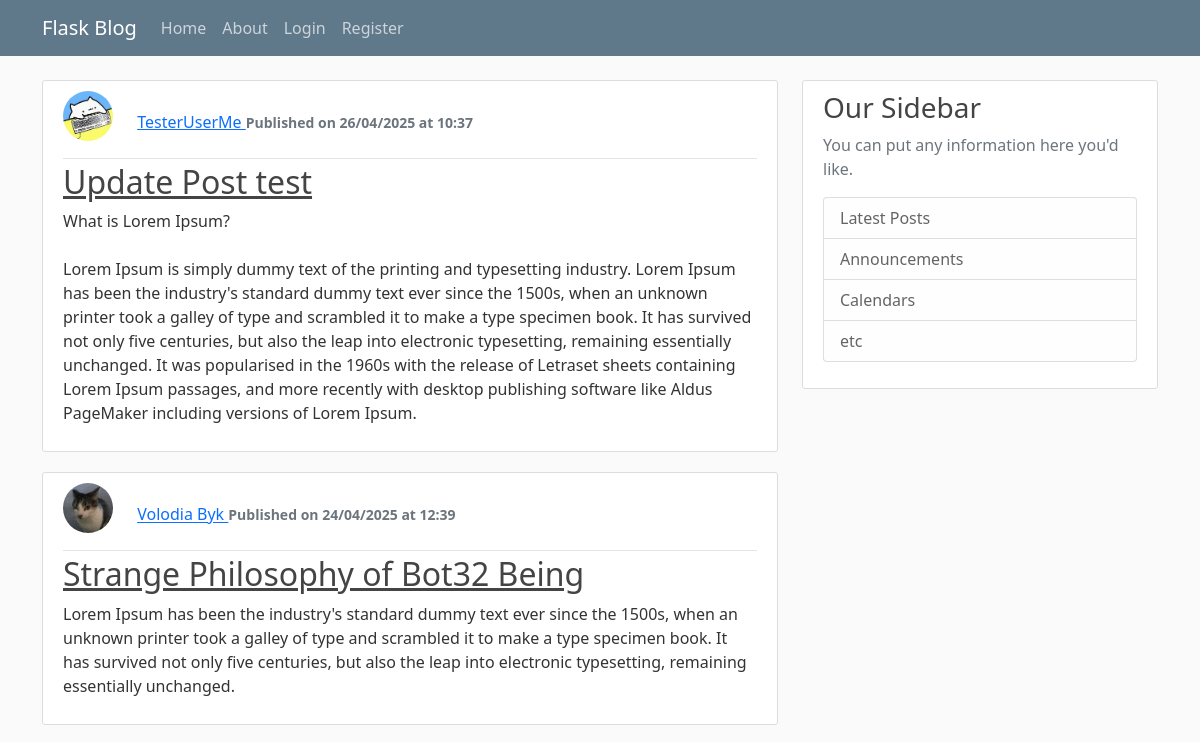
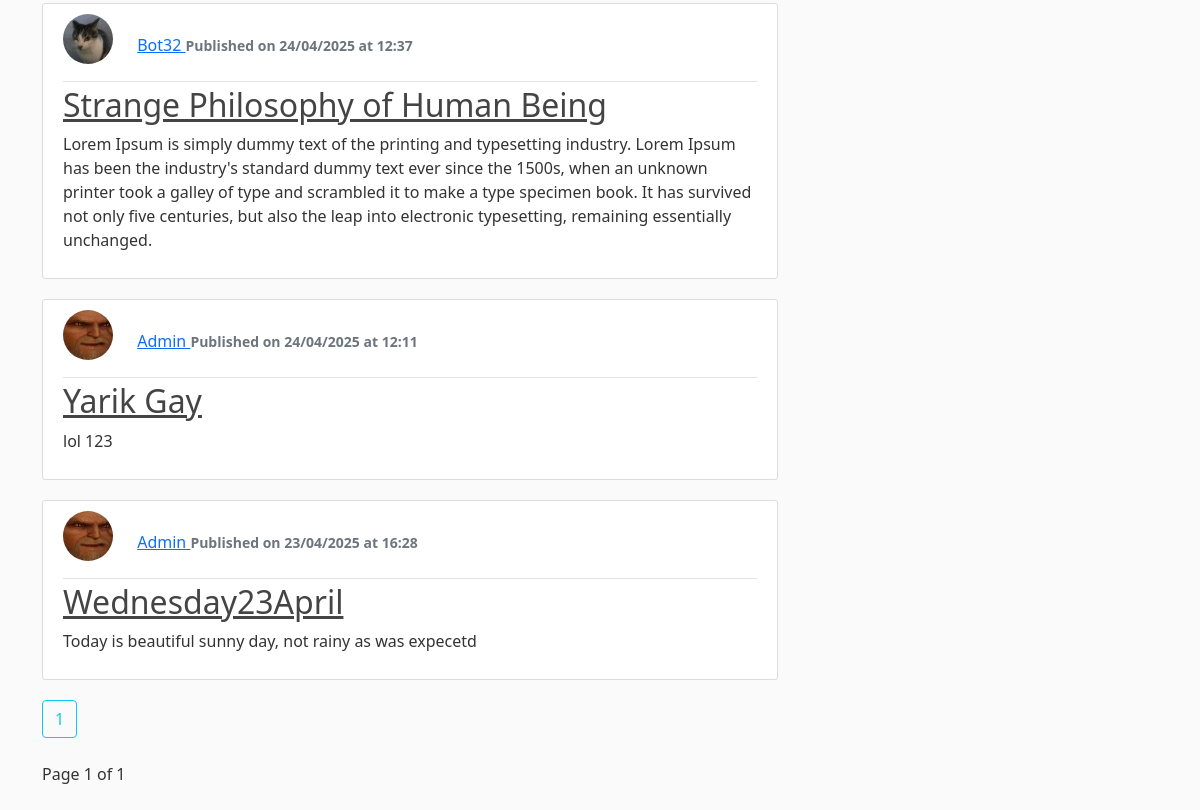
Page /home on the earlier database version (2 pictures, top to bottom).
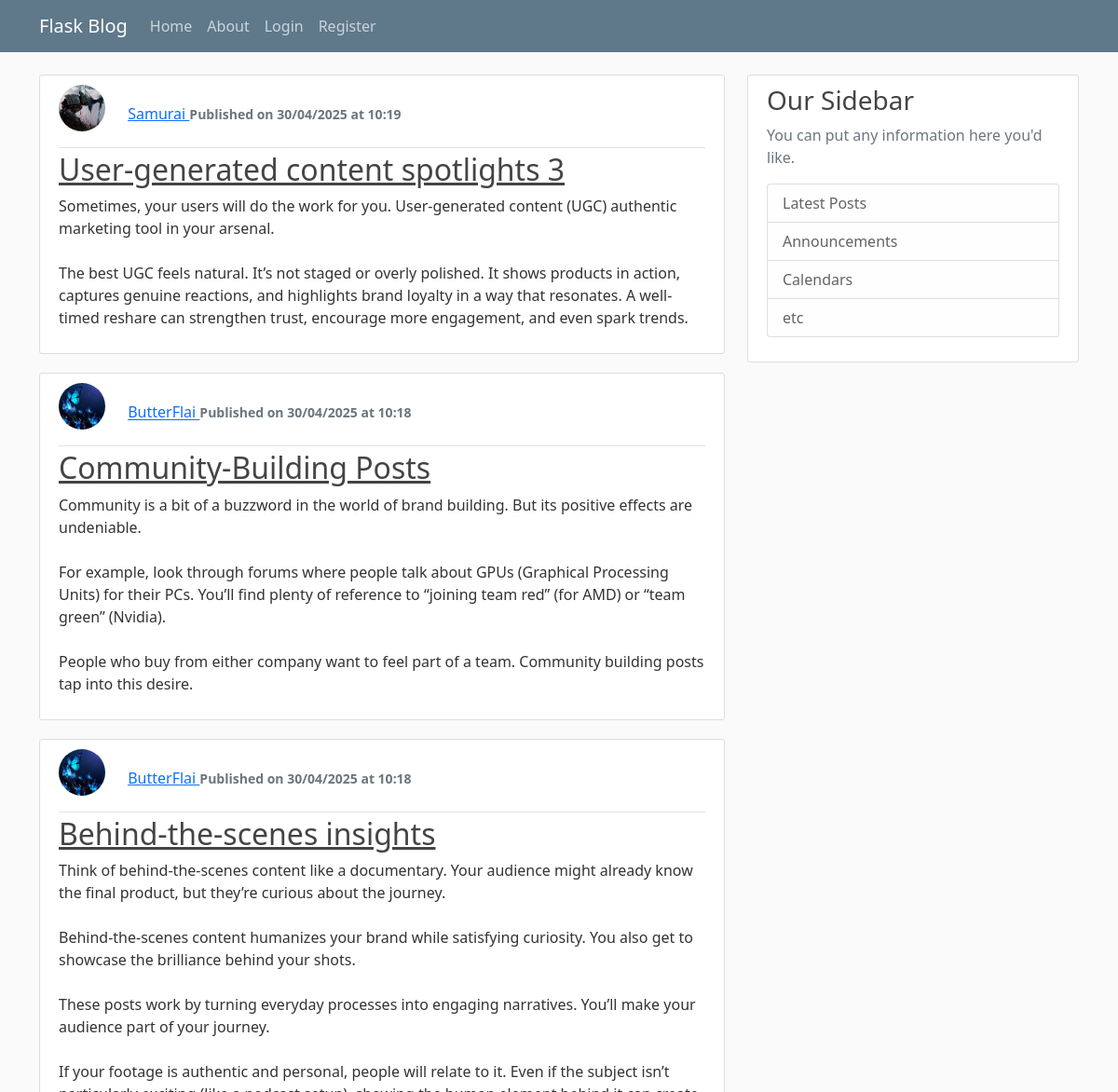
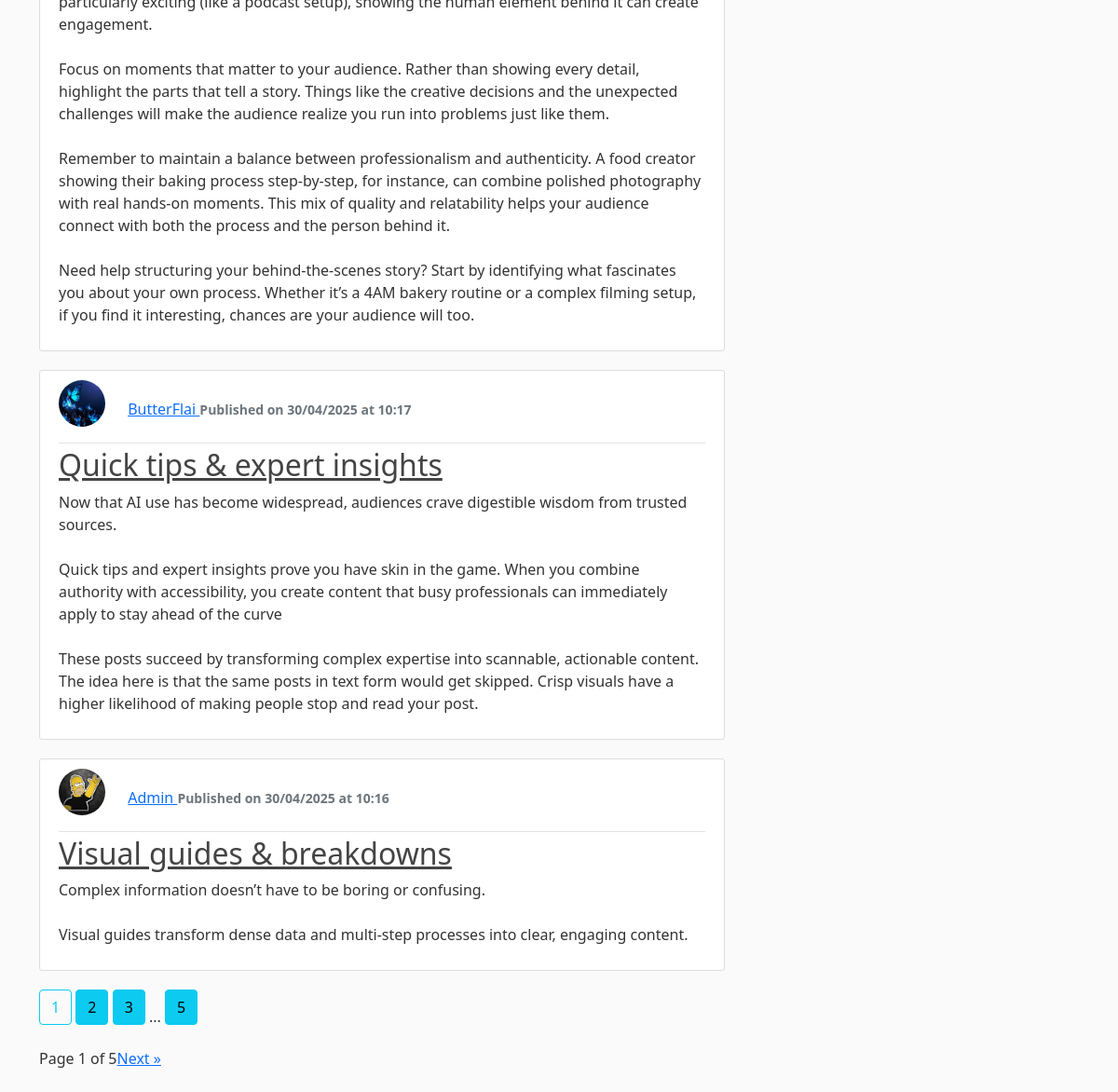
Same page on the later database version (2 pictures, top to bottom).
### flaskstart/models.py (models this page shows, shortened)
class Post(db.Model):
    id = db.Column(db.Integer, primary_key=True)
    title = db.Column(db.String(100), nullable=False)
    date_posted = db.Column(db.DateTime, nullable=False, default=datetime.utcnow)
    content = db.Column(db.Text, nullable=False)
    user_id = db.Column(db.Integer, db.ForeignKey('user.id'), nullable=False)

class User(db.Model, UserMixin):
    id = db.Column(db.Integer, primary_key=True)
    username = db.Column(db.String(20), unique=True, nullable=False)
    email = db.Column(db.String(120), unique=True, nullable=False)
    image_file = db.Column(db.String(20), nullable=False, default='default.jpg')
    password = db.Column(db.String(60), nullable=False)
    posts = db.relationship('Post', backref='author', lazy=True)

### flaskstart/routes.py (the view)
@app.route("/") # декоратор, в цьому випадку реєструє маршрут на головну сторінку, після чого виконує клас/ф-цію знизу
@app.route("/home") # ще один декоратор, з іншим шляхом але веде на цю ж саму сторінку
def home():
    page = request.args.get('page', 1, type=int)
    posts = Post.query.order_by(Post.date_posted.desc()).paginate(page=page, per_page=5)
    picturesRead = Support.query.all()
    form = UpdateAccountForm()
    if form.validate_on_submit():
        if form.picture.data:
            picture_file = save_picture_text(form.picture.data)
            current_user.image_file = picture_file
    return render_template("home.html", postsRead=posts, picturesRead=picturesRead)

### flaskstart/templates/home.html (shortened to what this page needs)
{% extends "layout.html" %}
{% block content %}
    {% for post in postsRead.items %}
        <article class="media content-section">
            <div class="media-body">
                <div class="article-metadata">
                    <img class="rounded-circle account-img "
                    src="{{ url_for('static', filename='profile_pics/' + post.author.image_file) }}"
                    style="width: 50px; height: 50px;"
                    alt="">
                    <a class="mr-2"
                        href="{{ url_for('user', username=post.author.username) }}">
                        {{ post.author.username }}
                    </a>
                    <small class="text-muted"><b>{{ post.date_posted.strftime('Published on %d/%m/%Y at %H:%M') }}</b></small>
                </div>
                <h2>
                    <a class="article-title" href="{{ url_for('post', post_id=post.id) }}">
                        {{ post.title }}
                    </a>
                </h2>
                <p class="article-content">{{ post.content }}</p>
            </div>
        </article>
    {% endfor %}
    {% for page_num in postsRead.iter_pages(left_edge=1,
                                            right_edge=1,
                                            left_current=1,
                                            right_current=2) %}
        {% if page_num %}
            {% if postsRead.page == page_num %}
                <a  class="btn btn-outline-info mb-4 "
                    href="{{ url_for('home', page=page_num) }}">
                    {{ page_num }}
                </a>
            {% else %}
                <a  class="btn btn-info mb-4 "
                    href="{{ url_for('home', page=page_num) }}">
                    {{ page_num }}
                </a>
            {% endif %}
        {% else %}
            ...
        {% endif %}
    {% endfor %}
    <br>
    <div class="pagination">
        <span> Page {{ postsRead.page }} of {{ postsRead.pages }} </span>
        {% if postsRead.has_next %}
          <a href="{{ url_for('home', page=postsRead.next_num) }}">Next » </a>
        {% endif %}
    </div>
    <br>
{% endblock content %}

Differences in the rows shown:
no longer on this page (row unchanged): Post: image_file (picture), author.username "TesterUserMe", date_posted "Published on 26/04/2025 at 10:37", title "Update Post test", content "What is Lorem Ipsum? Lorem Ipsum is simply dummy text of the printing and typesetting industry. Lorem Ipsum has been the industry's standard dummy text ever since the 1500s, when an unknown printer took a galley of type and scrambled it to make a type specimen book. It has survived not only five centuries, but also the leap into electronic typesetting, remaining essentially unchanged. It was popularised in the 1960s with the release of Letraset sheets containing Lorem Ipsum passages, and more recently with desktop publishing software like Aldus PageMaker including versions of Lorem Ipsum."
no longer on this page (row unchanged): Post: image_file (placeholder picture), author.username "Volodia Byk", date_posted "Published on 24/04/2025 at 12:39", title "Strange Philosophy of Bot32 Being", content "Lorem Ipsum has been the industry's standard dummy text ever since the 1500s, when an unknown printer took a galley of type and scrambled it to make a type specimen book. It has survived not only five centuries, but also the leap into electronic typesetting, remaining essentially unchanged."
no longer on this page (row unchanged): Post: image_file (picture), author.username "Bot32", date_posted "Published on 24/04/2025 at 12:37", title "Strange Philosophy of Human Being", content "Lorem Ipsum is simply dummy text of the printing and typesetting industry. Lorem Ipsum has been the industry's standard dummy text ever since the 1500s, when an unknown printer took a galley of type and scrambled it to make a type specimen book. It has survived not only five centuries, but also the leap into electronic typesetting, remaining essentially unchanged."
removed Post: image_file (picture), author.username "Admin", date_posted "Published on 24/04/2025 at 12:11", title "Yarik Gay", content "lol 123"
no longer on this page (row edited): Post: image_file (picture), author.username "Admin", date_posted "Published on 23/04/2025 at 16:28", title "Wednesday23April", content "Today is beautiful sunny day, not rainy as was expecetd"
added Post: image_file (picture), author.username "Samurai", date_posted "Published on 30/04/2025 at 10:19", title "User-generated content spotlights 3", content "Sometimes, your users will do the work for you. User-generated content (UGC) authentic marketing tool in your arsenal. The best UGC feels natural. It’s not staged or overly polished. It shows products in action, captures genuine reactions, and highlights brand loyalty in a way that resonates. A well-timed reshare can strengthen trust, encourage more engagement, and even spark trends."
added Post: image_file (picture), author.username "ButterFlai", date_posted "Published on 30/04/2025 at 10:18", title "Community-Building Posts", content "Community is a bit of a buzzword in the world of brand building. But its positive effects are undeniable. For example, look through forums where people talk about GPUs (Graphical Processing Units) for their PCs. You’ll find plenty of reference to “joining team red” (for AMD) or “team green” (Nvidia). People who buy from either company want to feel part of a team. Community building posts tap into this desire."
added Post: image_file (picture), author.username "ButterFlai", date_posted "Published on 30/04/2025 at 10:18", title "Behind-the-scenes insights", content "Think of behind-the-scenes content like a documentary. Your audience might already know the final product, but they’re curious about the journey. Behind-the-scenes content humanizes your brand while satisfying curiosity. You also get to showcase the brilliance behind your shots. These posts work by turning everyday processes into engaging narratives. You’ll make your audience part of your journey. If your footage is authentic and personal, people will relate to it. Even if the subject isn’t particularly exciting (like a podcast setup), showing the human element behind it can create engagement. Focus on moments that matter to your audience. Rather than showing every detail, highlight the…"
added Post: image_file (picture), author.username "ButterFlai", date_posted "Published on 30/04/2025 at 10:17", title "Quick tips & expert insights", content "Now that AI use has become widespread, audiences crave digestible wisdom from trusted sources. Quick tips and expert insights prove you have skin in the game. When you combine authority with accessibility, you create content that busy professionals can immediately apply to stay ahead of the curve These posts succeed by transforming complex expertise into scannable, actionable content. The idea here is that the same posts in text form would get skipped. Crisp visuals have a higher likelihood of making people stop and read your post."
added Post: image_file (picture), author.username "Admin", date_posted "Published on 30/04/2025 at 10:16", title "Visual guides & breakdowns", content "Complex information doesn’t have to be boring or confusing. Visual guides transform dense data and multi-step processes into clear, engaging content."
Other differences:
{{ postsRead.pages }}: "1" → "5"
new list line: "2"
new list line: "3"
new list line: "5"
text now shown: "Next »"
